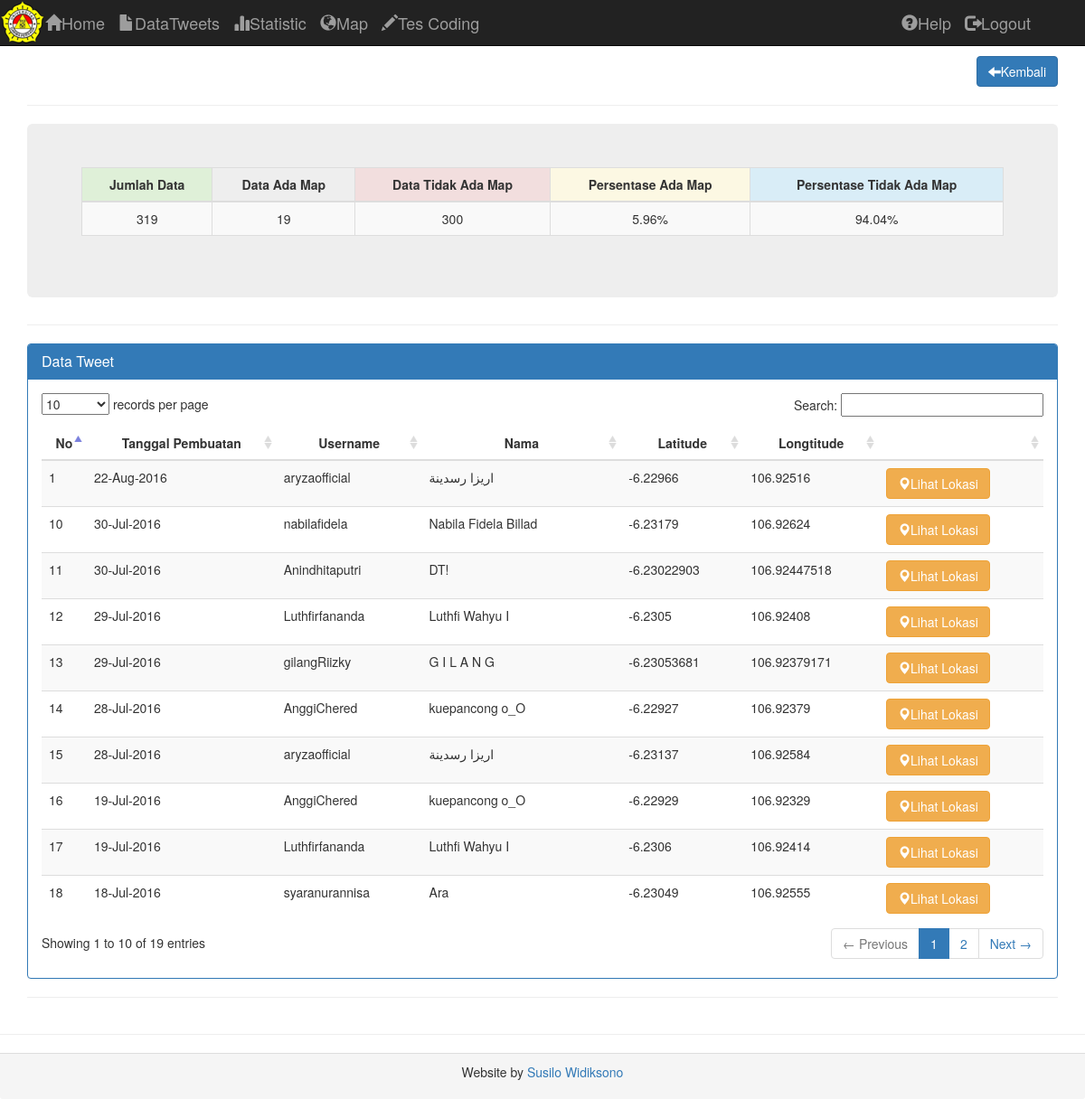
The app's page /interfaces.php?page=tesmap with its own data.
### tables this page shows
CREATE TABLE `tweets` (
  `status_id_str` varchar(50) NOT NULL,
  `created_time` datetime NOT NULL,
  `status_id` varchar(50) NOT NULL,
  `status_text` text NOT NULL,
  `status_latitude` varchar(100) DEFAULT '0',
  `status_longtitude` varchar(100) DEFAULT '0',
  `status_place` varchar(100) DEFAULT '0',
  `status_country` varchar(100) DEFAULT '0',
  `account_id` int(11) NOT NULL,
  `account_id_str` int(11) NOT NULL,
  `account_name` varchar(200) NOT NULL,
  `account_screen_name` varchar(100) NOT NULL,
  `account_location` varchar(200) DEFAULT '0',
  `account_profile_img` text NOT NULL,
  `id_user` int(11) NOT NULL
);

### pages/tesmap.php (the view)
<?php
		include("koneksi.php");
		$no = 0;
		$datatweet = "SELECT * FROM tweets WHERE status_latitude AND status_longtitude IS NOT NULL ORDER BY tweets.created_time DESC";
		$lihatdatatweet = mysqli_query($konek,$datatweet);
		$pretweet = "SELECT * FROM tweets";
		$hitpretweet = mysqli_query($konek,$pretweet);
		$jumlahtweet = mysqli_num_rows($hitpretweet);
		$jumlahtweet2 = mysqli_num_rows($lihatdatatweet);
		$adamap = $jumlahtweet-($jumlahtweet-$jumlahtweet2);
		$tdkmap = $jumlahtweet-$jumlahtweet2;
		$smap = ($jumlahtweet-($jumlahtweet-$jumlahtweet2))/$jumlahtweet*100;
		$stmap = ($jumlahtweet-$jumlahtweet2)/$jumlahtweet*100;
		?>
<div class="text-right">
	<a href="?page=listunsada" type="button" class="btn btn-primary"><span class="glyphicon glyphicon-arrow-left"></span>Kembali</a>
</div>
<hr />
<div class="jumbotron">
	<table class="table table-hover table-striped table-bordered">
		<thead>
			<tr>
				<th class="text-center success">Jumlah Data</th>
				<th class="text-center">Data Ada Map</th>
				<th class="text-center danger">Data Tidak Ada Map</th>
				<th class="text-center warning">Persentase Ada Map</th>
				<th class="text-center info">Persentase Tidak Ada Map</th>
			</tr>
		</thead>
		<tbody>
			<tr class="text-center">
			<td><?php echo $jumlahtweet ?></td>
			<td><?php echo $adamap ?></td>
			<td><?php echo $tdkmap ?></td>
			<td><?php echo number_format($smap,2),"%" ?></td>
			<td><?php echo number_format($stmap,2),"%" ?></td>
			</tr>
		</tbody>
	</table>
	</div>
	<hr/>
<div class="panel panel-primary">
	<div class="panel-heading">
		<h3 class="panel-title">Data Tweet</h3>
	</div>
	<div class="panel-body">
	<table class="table table-hover table-striped datatables">
		<thead>
			<tr>
				<th class="text-center">No</th>
				<th class="text-center">Tanggal Pembuatan</th>
				<th class="text-center">Username</th>
				<th class="text-center">Nama</th>
				<th class="text-center">Latitude</th>
				<th class="text-center">Longtitude</th>
				<th class="text-center"></th>
			</tr>
		</thead>
		<tbody>
		<?php
		while ($row = mysqli_fetch_array($lihatdatatweet)) {
			$no++;
		?>
			<tr>
				<td><?php echo $no ?></td>
				<td><?php echo date('d-M-Y',strtotime($row['created_time'])); ?></td>
				<td><?php echo $row['account_screen_name'] ?></td>
				<td><?php echo $row['account_name'] ?></td>
				<td><?php echo $row['status_latitude'] ?></td>
				<td><?php echo $row['status_longtitude'] ?></td>
				<td><a href="https://www.google.co.id/maps/place/<?php echo $row['status_latitude'] ?>, <?php echo $row['status_longtitude'] ?>" target="_blank" title="Lihat Lokasi" class="btn btn-warning"><span class="glyphicon glyphicon-map-marker"></span>Lihat Lokasi</a></td>
			</tr>
		<?php
		}
		?>
		</tbody>
	</table>
	</div>
</div>
	<hr />

### records on screen
tweets: created_time "22-Aug-2016", account_screen_name "aryzaofficial", account_name "اريزا رسدينة", status_latitude "-6.22966", status_longtitude "106.92516"
tweets: created_time "30-Jul-2016", account_screen_name "nabilafidela", account_name "Nabila Fidela Billad", status_latitude "-6.23179", status_longtitude "106.92624"
tweets: created_time "30-Jul-2016", account_screen_name "Anindhitaputri", account_name "DT!", status_latitude "-6.23022903", status_longtitude "106.92447518"
tweets: created_time "29-Jul-2016", account_screen_name "Luthfirfananda", account_name "Luthfi Wahyu I", status_latitude "-6.2305", status_longtitude "106.92408"
tweets: created_time "29-Jul-2016", account_screen_name "gilangRiizky", account_name "G I L A N G", status_latitude "-6.23053681", status_longtitude "106.92379171"
tweets: created_time "28-Jul-2016", account_screen_name "AnggiChered", account_name "kuepancong o_O", status_latitude "-6.22927", status_longtitude "106.92379"
tweets: created_time "28-Jul-2016", account_screen_name "aryzaofficial", account_name "اريزا رسدينة", status_latitude "-6.23137", status_longtitude "106.92584"
tweets: created_time "19-Jul-2016", account_screen_name "AnggiChered", account_name "kuepancong o_O", status_latitude "-6.22929", status_longtitude "106.92329"
tweets: created_time "19-Jul-2016", account_screen_name "Luthfirfananda", account_name "Luthfi Wahyu I", status_latitude "-6.2306", status_longtitude "106.92414"
tweets: created_time "18-Jul-2016", account_screen_name "syaranurannisa", account_name "Ara", status_latitude "-6.23049", status_longtitude "106.92555"

### other values on screen
$jumlahtweet "319"
$adamap "19"
$tdkmap "300"
$smap "5.96"
$stmap "94.04"
